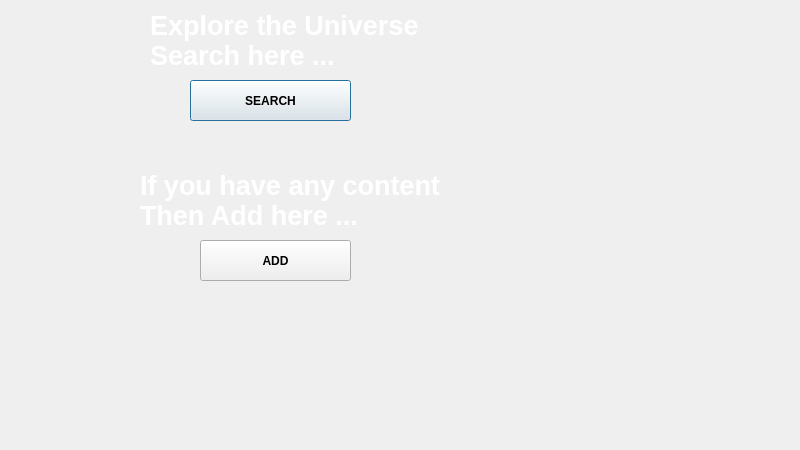
<?xml version="1.0" encoding="UTF-8"?>
<ui version="4.0">
 <class>Home</class>
 <widget class="QDialog" name="Home">
  <property name="geometry">
   <rect>
    <x>0</x>
    <y>0</y>
    <width>800</width>
    <height>450</height>
   </rect>
  </property>
  <property name="maximumSize">
   <size>
    <width>800</width>
    <height>450</height>
   </size>
  </property>
  <property name="sizeIncrement">
   <size>
    <width>0</width>
    <height>0</height>
   </size>
  </property>
  <property name="windowTitle">
   <string>Home</string>
  </property>
  <widget class="QLabel" name="label">
   <property name="geometry">
    <rect>
     <x>-12</x>
     <y>-5</y>
     <width>821</width>
     <height>461</height>
    </rect>
   </property>
   <property name="font">
    <font>
     <bold>false</bold>
    </font>
   </property>
   <property name="text">
    <string/>
   </property>
   <property name="pixmap">
    <pixmap resource="Rescourse.qrc">:/Image/Image/space5.jpg</pixmap>
   </property>
   <property name="scaledContents">
    <bool>true</bool>
   </property>
  </widget>
  <widget class="QPushButton" name="btnSearch">
   <property name="geometry">
    <rect>
     <x>190</x>
     <y>80</y>
     <width>161</width>
     <height>41</height>
    </rect>
   </property>
   <property name="font">
    <font>
     <bold>true</bold>
    </font>
   </property>
   <property name="text">
    <string>SEARCH</string>
   </property>
   <property name="icon">
    <iconset resource="Rescourse.qrc">
     <normaloff>:/Image/Image/search.png</normaloff>:/Image/Image/search.png</iconset>
   </property>
  </widget>
  <widget class="QLabel" name="label_2">
   <property name="geometry">
    <rect>
     <x>150</x>
     <y>10</y>
     <width>331</width>
     <height>31</height>
    </rect>
   </property>
   <property name="font">
    <font>
     <pointsize>20</pointsize>
     <bold>true</bold>
    </font>
   </property>
   <property name="styleSheet">
    <string notr="true">color: rgb(255, 255, 255);</string>
   </property>
   <property name="text">
    <string>Explore the Universe</string>
   </property>
  </widget>
  <widget class="QPushButton" name="btnAdd">
   <property name="geometry">
    <rect>
     <x>200</x>
     <y>240</y>
     <width>151</width>
     <height>41</height>
    </rect>
   </property>
   <property name="font">
    <font>
     <bold>true</bold>
    </font>
   </property>
   <property name="text">
    <string>ADD</string>
   </property>
   <property name="icon">
    <iconset resource="Rescourse.qrc">
     <normaloff>:/Image/Image/add.png</normaloff>:/Image/Image/add.png</iconset>
   </property>
  </widget>
  <widget class="QLabel" name="label_3">
   <property name="geometry">
    <rect>
     <x>140</x>
     <y>170</y>
     <width>311</width>
     <height>31</height>
    </rect>
   </property>
   <property name="font">
    <font>
     <pointsize>20</pointsize>
     <bold>true</bold>
    </font>
   </property>
   <property name="styleSheet">
    <string notr="true">color: rgb(255, 255, 255);</string>
   </property>
   <property name="text">
    <string>If you have any content</string>
   </property>
  </widget>
  <widget class="QLabel" name="label_4">
   <property name="geometry">
    <rect>
     <x>140</x>
     <y>200</y>
     <width>221</width>
     <height>31</height>
    </rect>
   </property>
   <property name="font">
    <font>
     <pointsize>20</pointsize>
     <bold>true</bold>
    </font>
   </property>
   <property name="styleSheet">
    <string notr="true">color: rgb(255, 255, 255);</string>
   </property>
   <property name="text">
    <string>Then Add here ...</string>
   </property>
  </widget>
  <widget class="QLabel" name="label_5">
   <property name="geometry">
    <rect>
     <x>150</x>
     <y>40</y>
     <width>331</width>
     <height>31</height>
    </rect>
   </property>
   <property name="font">
    <font>
     <pointsize>20</pointsize>
     <bold>true</bold>
    </font>
   </property>
   <property name="styleSheet">
    <string notr="true">color: rgb(255, 255, 255);</string>
   </property>
   <property name="text">
    <string>Search here ...</string>
   </property>
  </widget>
 </widget>
 <resources>
  <include location="Rescourse.qrc"/>
 </resources>
 <connections/>
</ui>
